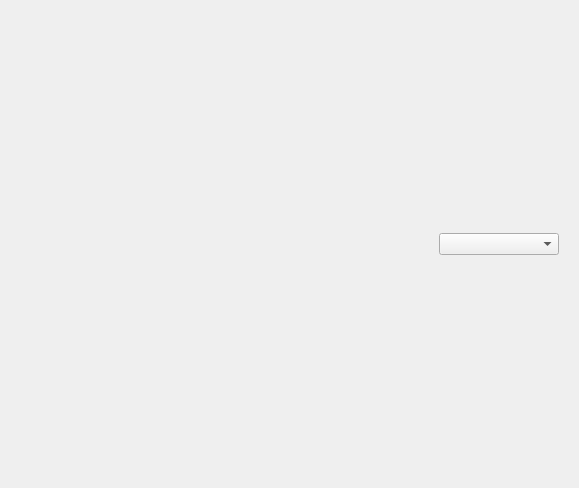
<?xml version="1.0" encoding="UTF-8"?>
<ui version="4.0">
 <class>SettingsDlg</class>
 <widget class="QDialog" name="SettingsDlg">
  <property name="geometry">
   <rect>
    <x>0</x>
    <y>0</y>
    <width>579</width>
    <height>488</height>
   </rect>
  </property>
  <property name="windowTitle">
   <string>Settings</string>
  </property>
  <property name="windowIcon">
   <iconset resource="../QtResources/resources.qrc">
    <normaloff>:/EditorFramework/Icons/StoredSettings16.png</normaloff>:/EditorFramework/Icons/StoredSettings16.png</iconset>
  </property>
  <layout class="QHBoxLayout" name="horizontalLayout_2">
   <item>
    <widget class="QWidget" name="GroupSettings" native="true">
     <property name="sizePolicy">
      <sizepolicy hsizetype="Preferred" vsizetype="Preferred">
       <horstretch>1</horstretch>
       <verstretch>0</verstretch>
      </sizepolicy>
     </property>
     <layout class="QVBoxLayout" name="verticalLayout">
      <item>
       <layout class="QHBoxLayout" name="horizontalLayout">
        <item>
         <spacer name="horizontalSpacer_4">
          <property name="orientation">
           <enum>Qt::Horizontal</enum>
          </property>
          <property name="sizeHint" stdset="0">
           <size>
            <width>40</width>
            <height>20</height>
           </size>
          </property>
         </spacer>
        </item>
        <item>
         <widget class="QComboBox" name="ComboSettingsDomain">
          <property name="minimumSize">
           <size>
            <width>120</width>
            <height>0</height>
           </size>
          </property>
          <property name="maxVisibleItems">
           <number>20</number>
          </property>
         </widget>
        </item>
       </layout>
      </item>
     </layout>
    </widget>
   </item>
  </layout>
 </widget>
 <resources>
  <include location="../../../Code/Tools/GuiFoundation/QtResources/resources.qrc"/>
  <include location="../QtResources/resources.qrc"/>
 </resources>
 <connections/>
</ui>
